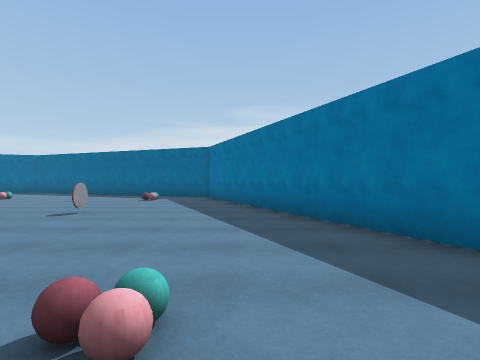
View 1 (above)

22 first-person views from a walk through a Unity game level. The camera is 1.3 m above the floor, looks level and sees 80° across. The floor is counted in squares, 2 m on a side. Each view is taken from the middle of a square. On the plan, view 1 faces up. The plan holds only what a view shows up to about 9 squares ahead; the rest is blank. The place goes on beyond the plan. Some surface patterns are stand-ins.

View 2
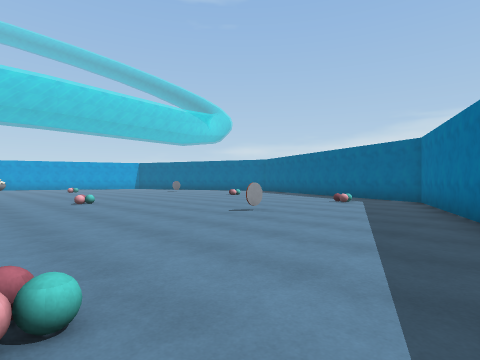

View 3
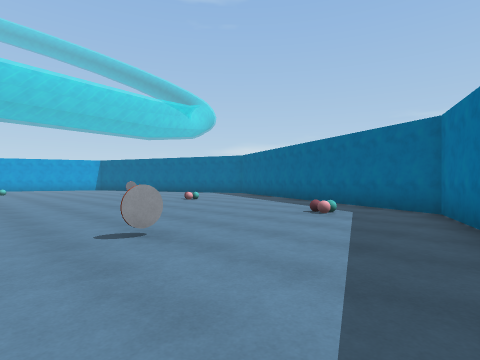

View 4
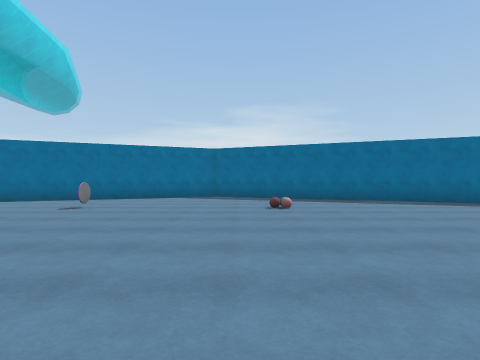

View 5
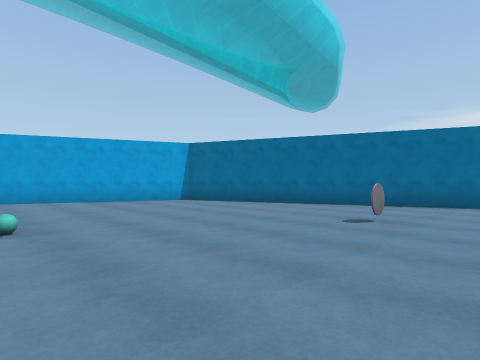

View 6
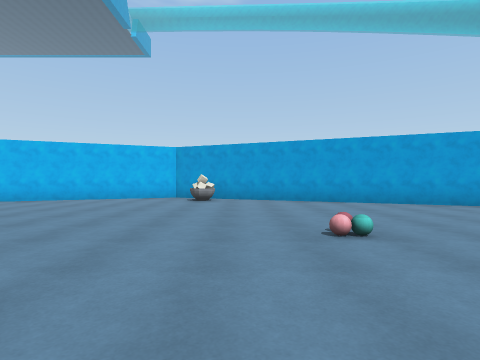

View 7
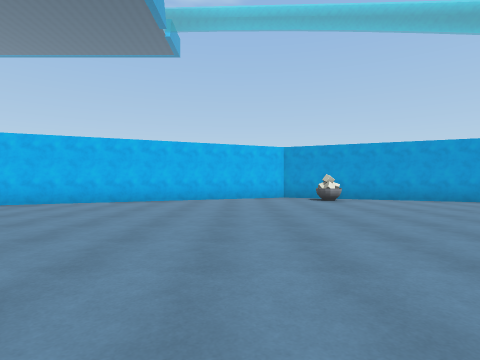

View 8
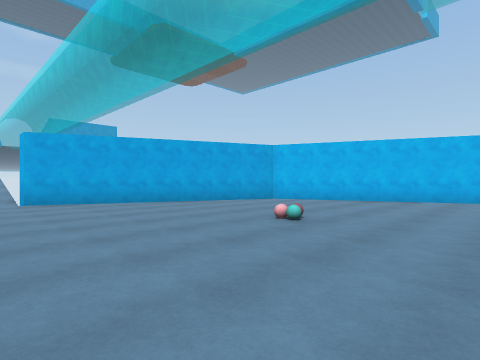

View 9
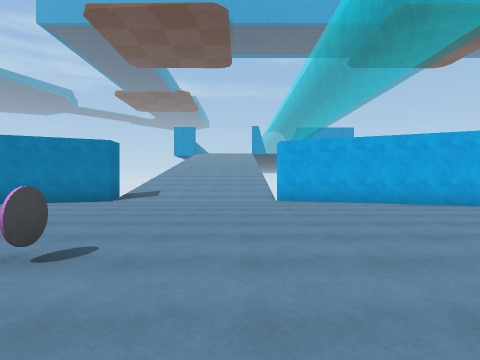

View 10
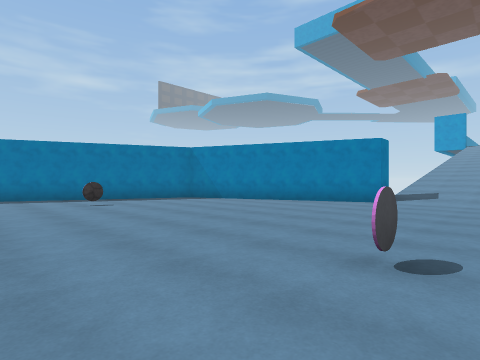

View 11
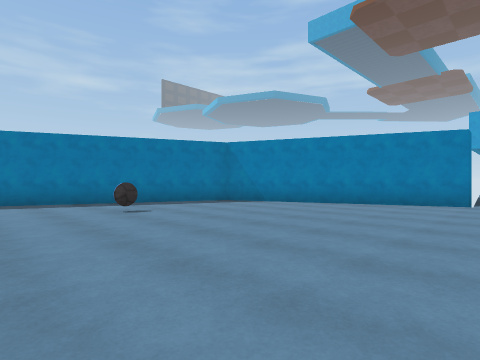

View 12
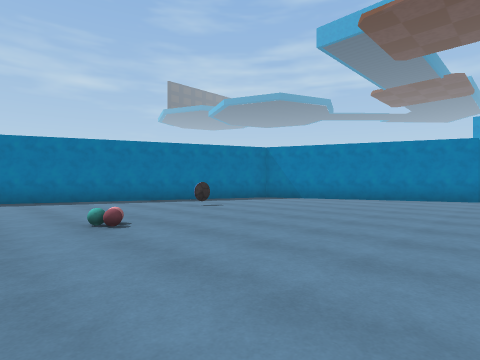

View 13
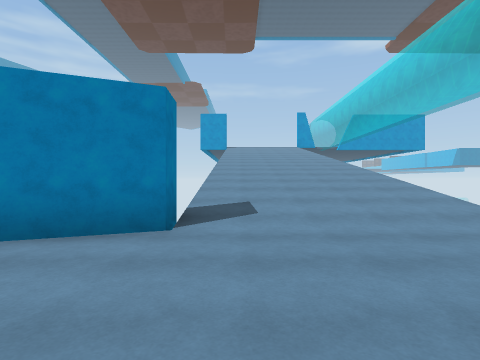

View 14
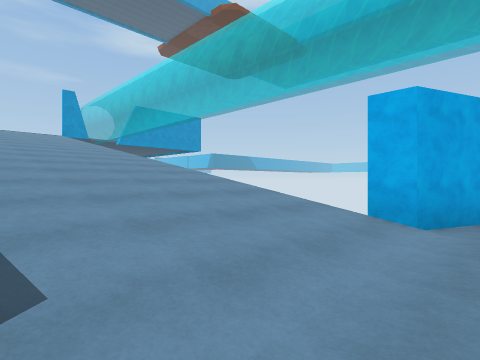

View 15
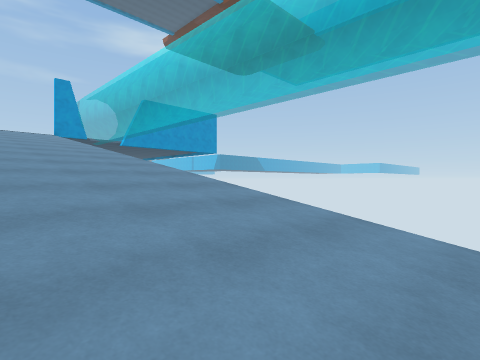

View 16
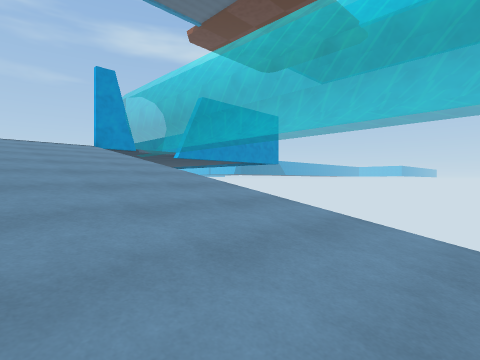

View 17
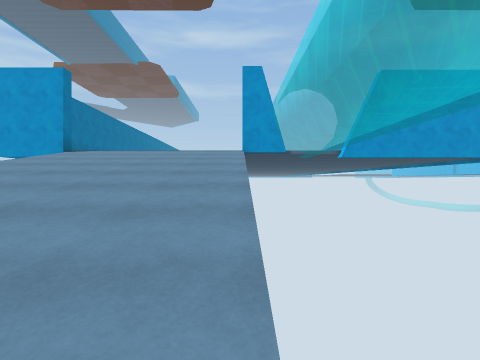

View 18
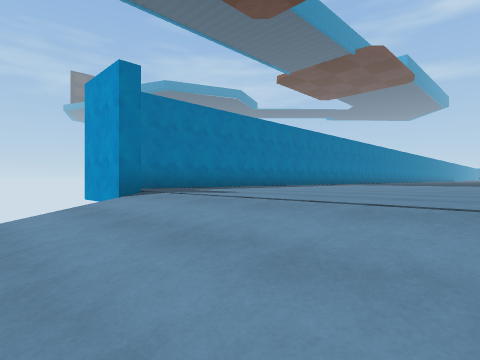

View 19
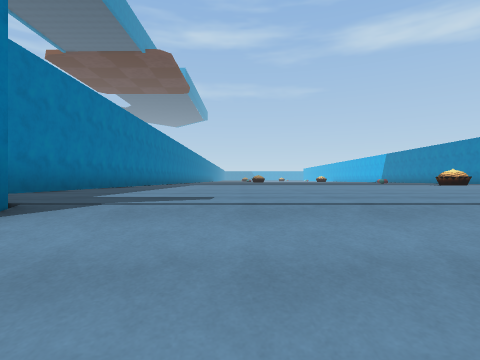

View 20
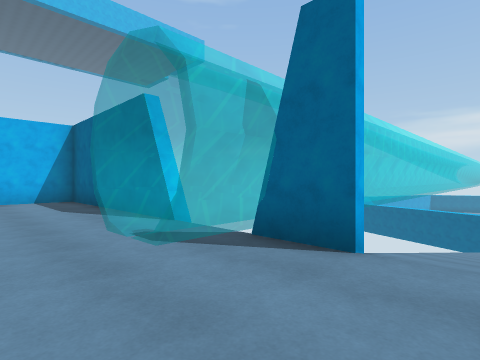

View 21
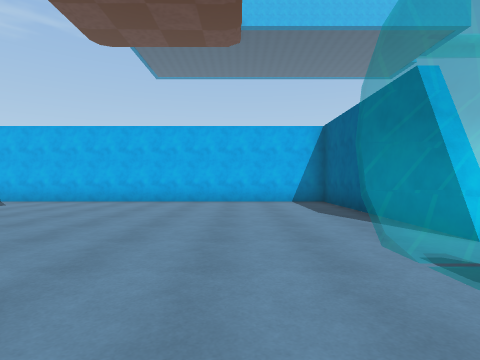

View 22
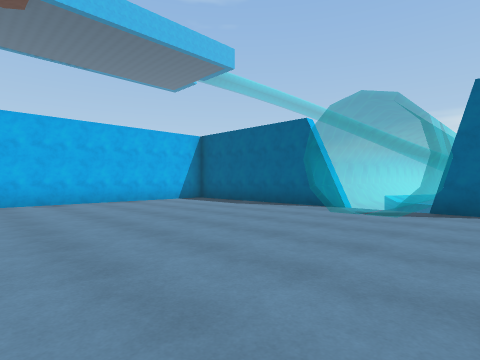

### Floor plan
Key: @ floor where view 1 was taken; # wall or solid block; . main floor; : floor 0.25 m higher than the main floor; + floor 5.75 m higher than the main floor; * floor 6 m higher than the main floor; / step, stairs or slope; = window, fence, low wall or low ledge; O other object.
Columns run from 21 left of view 1 to 2 right of it. Each row starts with its distance up from view 1.
 14         ##
 13       ###.
 12    ####.........####
 11   ##...............##
 10  ##.....O...........##
  9  #...................#
  8 ##...................##
  7 #.....................#
  6 #.................O...##
  5 .......................#
  4 .......... ............#
  3 O........  ............#
  2 ........   .............
  1 .........    ..........
  0 ..........   ........@.#
 -1 .......................#
 -2 #.....................##
 -3 #...........O.........#
 -4 #.....:............O..#
 -5 ##...................##
 -6  #...................#
 -7    .................##
 -8     #.............###
 -9     ##=/........###
-10      == =/////###
-11      == =/////
-12      == =/////
-13      == =/////
-14      == =/////
-15      == =/////
-16      == =////
-17      #= =////
-18      =  =////
-19      =  =////
-20      =  =////
-21         =////
-22         =/////
-23         =/////
-24         =/////
-25         =/////
-26 #####=//=+////###
-27 #*****//=*******#
-28 #***************#
-29 #***************#
-30 #***************#
-31 #***************#
-32 #***************#
-33 #***********    #

Positions as (right, up) in squares from view 1, and headings:
1: (0, 0), facing up
2: (1, 1), facing up-left
3: (0, 4), facing up-left
4: (-9, 3), facing up
5: (-11, 5), facing up-left
6: (-12, 4), facing left
7: (-12, 0), facing left
8: (-11, -1), facing down-left
9: (-11, -1), facing down
10: (-10, -1), facing down-right
11: (-8, -1), facing down-right
12: (-8, 1), facing down-right
13: (-8, -6), facing down
14: (-8, -9), facing down-left
15: (-9, -12), facing down-left
16: (-9, -17), facing down-left
17: (-12, -18), facing down
18: (-12, -24), facing down-right
19: (-9, -24), facing down
20: (-11, -29), facing up-left
21: (-12, -29), facing left
22: (-12, -33), facing up-left
